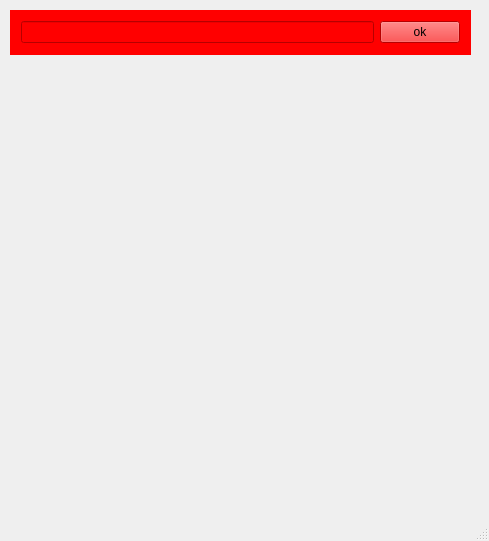
<?xml version="1.0" encoding="UTF-8"?>
<ui version="4.0">
 <class>MainWindow</class>
 <widget class="QMainWindow" name="MainWindow">
  <property name="geometry">
   <rect>
    <x>0</x>
    <y>0</y>
    <width>489</width>
    <height>541</height>
   </rect>
  </property>
  <property name="windowTitle">
   <string>MainWindow</string>
  </property>
  <widget class="QWidget" name="centralWidget">
   <widget class="QFrame" name="horizontalFrame">
    <property name="geometry">
     <rect>
      <x>10</x>
      <y>10</y>
      <width>461</width>
      <height>45</height>
     </rect>
    </property>
    <property name="layoutDirection">
     <enum>Qt::LeftToRight</enum>
    </property>
    <property name="styleSheet">
     <string notr="true">QFrame｛
	margin:10px;
	background:rgb(255, 0, 0);
｝</string>
    </property>
    <layout class="QGridLayout" name="gridLayout">
     <item row="0" column="1">
      <widget class="QLineEdit" name="lineEdit"/>
     </item>
     <item row="0" column="2">
      <widget class="QPushButton" name="translate">
       <property name="text">
        <string>ok</string>
       </property>
      </widget>
     </item>
    </layout>
   </widget>
  </widget>
  <widget class="QStatusBar" name="statusBar"/>
  <action name="actionTuichu2">
   <property name="text">
    <string>exit</string>
   </property>
  </action>
 </widget>
 <layoutdefault spacing="6" margin="11"/>
 <resources/>
 <connections/>
</ui>
